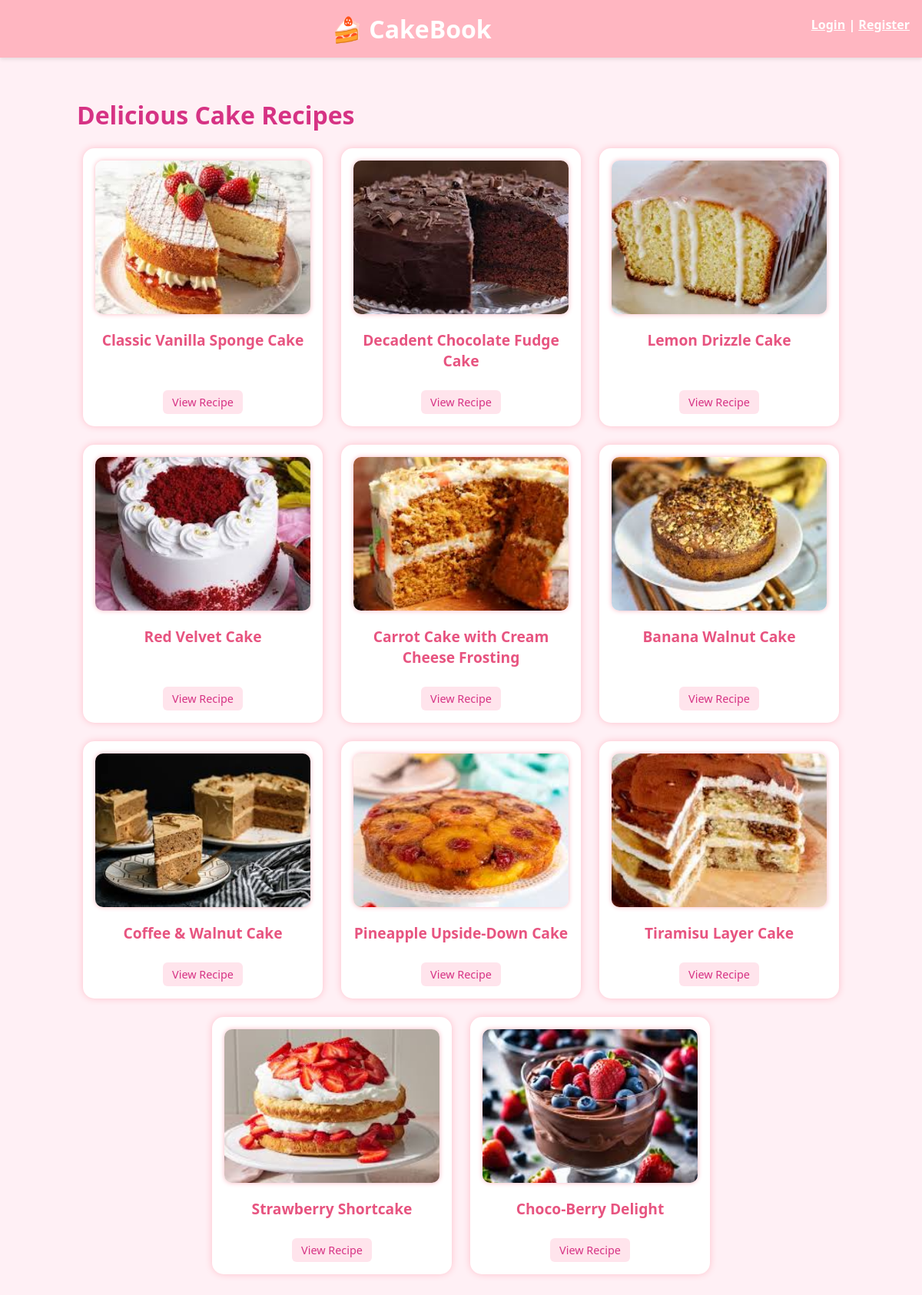
The page / on the database its author committed.
### recipes/models.py (models this page shows, shortened)
class CakeRecipe(models.Model):
    title = models.CharField(max_length=100)
    ingredients = models.TextField()
    instructions = models.TextField()
    image = models.ImageField(upload_to='cakes/', blank=True, null=True)

### recipes/views.py (the view)
# urls.py: path('', views.home, name='home'),
def home(request):
    recipes = CakeRecipe.objects.all()
    return render(request, 'recipes/home.html', {'recipes': recipes})

### recipes/templates/recipes/home.html
{% extends 'recipes/base.html' %}
{% block content %}
<h1>Delicious Cake Recipes</h1>
<div class="card-container">
    {% for recipe in recipes %}
        <div class="card">
    {% if recipe.image %}
        <img src="{{ recipe.image.url }}" alt="{{ recipe.title }}">
    {% endif %}
    <h2>{{ recipe.title }}</h2>
    <div class="button-wrapper">
        <a href="{% url 'recipe_detail' recipe.pk %}">View Recipe</a>
    </div>
</div>
    {% endfor %}
</div>
{% endblock %}

### recipes/templates/recipes/base.html (shortened to what this page needs)
<!DOCTYPE html>
{% load static %}
<html lang="en">
<head>
    <link rel="stylesheet" href="{% static 'recipes/styles.css' %}">
</head>
<body>
    <div class="navbar">
    🍰 CakeBook
    <div style="float: right; font-size: 1rem; margin-top: 5px;">
        {% if user.is_authenticated %}
            Hello, {{ user.username }} |
            <a href="{% url 'logout' %}" style="color: white; text-decoration: underline;">Logout</a>
            <a href="{% url 'add_recipe' %}" class="add-link">➕ Add Recipe</a>
        {% else %}
            <a href="{% url 'login' %}" style="color: white; text-decoration: underline;">Login</a> |
            <a href="{% url 'register' %}" style="color: white; text-decoration: underline;">Register</a>
        {% endif %}
    </div>
</div>
    <div class="container">
        {% block content %}{% endblock %}
    </div>
</body>
</html>

### recipes/static/recipes/styles.css (style rules this page uses)
body { background: #fff0f5; font-family: 'Segoe UI', sans-serif; color: #333; margin: 0; padding: 0; }
.navbar { background-color: #ffb6c1; padding: 1rem; text-align: center; font-size: 2rem; font-weight: bold; color: white; box-shadow: 0 2px 5px rgba(0,0,0,0.1); }
.container { padding: 2rem; max-width: 1000px; margin: auto; }
.card-container { display: flex; flex-wrap: wrap; gap: 1.5rem; justify-content: center; }
.card { background: #fff; border-radius: 15px; box-shadow: 0 0 10px #ffc0cb; padding: 1rem; width: 280px; transition: transform 0.2s ease; }
.card img { width: 100%; border-radius: 10px; margin-bottom: 10px; }
.card h2 { color: #e75480; }
.card a { display: inline-block; margin-top: 10px; color: #e75480; text-decoration: none; font-weight: bold; }
h1, h3 { color: #d63384; }
.card img { width: 100%; height: 200px; object-fit: cover; border-radius: 10px; margin-bottom: 10px; box-shadow: 0 0 6px #ffb6c1; }
.card a { display: inline-block; text-align: center; margin-top: 5px; padding: 6px 10px; background-color: #ffe4ec; color: #d63384; border-radius: 6px; text-decoration: none; font-weight: 500; font-size: 0.9rem; transition: background-color 0.2s ease; }
.card h2 { margin: 10px 0; font-size: 1.2rem; color: #e75480; text-align: center; }
.card { background: #fff; border-radius: 15px; box-shadow: 0 0 10px #ffc0cb; padding: 1rem; width: 280px; display: flex; flex-direction: column; justify-content: space-between; align-items: center; text-align: center; position: relative; }
.button-wrapper { margin-top: auto; padding-top: 10px; width: 100%; display: flex; justify-content: center; }
.card a { padding: 6px 12px; background-color: #ffe4ec; color: #d63384; border-radius: 6px; text-decoration: none; font-weight: 500; font-size: 0.9rem; transition: background-color 0.2s ease; }

### rows shown on the page
CakeRecipe: image (picture), title "Classic Vanilla Sponge Cake"
CakeRecipe: image (picture), title "Decadent Chocolate Fudge Cake"
CakeRecipe: image (picture), title "Lemon Drizzle Cake"
CakeRecipe: image (picture), title "Red Velvet Cake"
CakeRecipe: image (picture), title "Carrot Cake with Cream Cheese Frosting"
CakeRecipe: image (picture), title "Banana Walnut Cake"
CakeRecipe: image (picture), title "Coffee & Walnut Cake"
CakeRecipe: image (picture), title "Pineapple Upside-Down Cake"
CakeRecipe: image (picture), title "Tiramisu Layer Cake"
CakeRecipe: image (picture), title "Strawberry Shortcake"
CakeRecipe: image (picture), title "Choco-Berry Delight"
